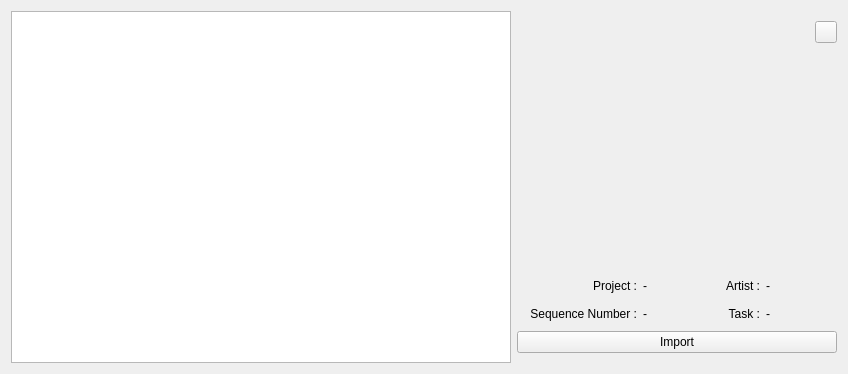
<?xml version="1.0" encoding="UTF-8"?>
<ui version="4.0">
 <class>Form</class>
 <widget class="QWidget" name="Form">
  <property name="geometry">
   <rect>
    <x>0</x>
    <y>0</y>
    <width>848</width>
    <height>374</height>
   </rect>
  </property>
  <property name="minimumSize">
   <size>
    <width>364</width>
    <height>0</height>
   </size>
  </property>
  <property name="maximumSize">
   <size>
    <width>16777215</width>
    <height>6000</height>
   </size>
  </property>
  <property name="mouseTracking">
   <bool>false</bool>
  </property>
  <property name="windowTitle">
   <string>Form</string>
  </property>
  <layout class="QHBoxLayout" name="horizontalLayout">
   <item>
    <layout class="QGridLayout" name="gridLayout">
     <item row="2" column="1">
      <layout class="QVBoxLayout" name="verticalLayout_2">
       <item>
        <spacer name="verticalSpacer_3">
         <property name="orientation">
          <enum>Qt::Vertical</enum>
         </property>
         <property name="sizeType">
          <enum>QSizePolicy::Maximum</enum>
         </property>
         <property name="sizeHint" stdset="0">
          <size>
           <width>20</width>
           <height>10</height>
          </size>
         </property>
        </spacer>
       </item>
       <item alignment="Qt::AlignRight">
        <widget class="QPushButton" name="pushButton_refresh">
         <property name="maximumSize">
          <size>
           <width>22</width>
           <height>22</height>
          </size>
         </property>
         <property name="text">
          <string/>
         </property>
        </widget>
       </item>
       <item>
        <spacer name="verticalSpacer">
         <property name="orientation">
          <enum>Qt::Vertical</enum>
         </property>
         <property name="sizeHint" stdset="0">
          <size>
           <width>20</width>
           <height>40</height>
          </size>
         </property>
        </spacer>
       </item>
       <item>
        <layout class="QGridLayout" name="gridLayout_3">
         <item row="1" column="2">
          <widget class="QLabel" name="label_5">
           <property name="minimumSize">
            <size>
             <width>40</width>
             <height>22</height>
            </size>
           </property>
           <property name="maximumSize">
            <size>
             <width>40</width>
             <height>22</height>
            </size>
           </property>
           <property name="text">
            <string>Task :</string>
           </property>
           <property name="alignment">
            <set>Qt::AlignRight|Qt::AlignTrailing|Qt::AlignVCenter</set>
           </property>
          </widget>
         </item>
         <item row="0" column="0">
          <widget class="QLabel" name="label_1">
           <property name="minimumSize">
            <size>
             <width>120</width>
             <height>22</height>
            </size>
           </property>
           <property name="maximumSize">
            <size>
             <width>120</width>
             <height>22</height>
            </size>
           </property>
           <property name="text">
            <string>Project :</string>
           </property>
           <property name="alignment">
            <set>Qt::AlignRight|Qt::AlignTrailing|Qt::AlignVCenter</set>
           </property>
          </widget>
         </item>
         <item row="1" column="3">
          <widget class="QLabel" name="label_task">
           <property name="minimumSize">
            <size>
             <width>0</width>
             <height>22</height>
            </size>
           </property>
           <property name="maximumSize">
            <size>
             <width>16777215</width>
             <height>22</height>
            </size>
           </property>
           <property name="text">
            <string>-</string>
           </property>
          </widget>
         </item>
         <item row="1" column="1">
          <widget class="QLabel" name="label_sqnum">
           <property name="minimumSize">
            <size>
             <width>0</width>
             <height>22</height>
            </size>
           </property>
           <property name="maximumSize">
            <size>
             <width>16777215</width>
             <height>22</height>
            </size>
           </property>
           <property name="text">
            <string>-</string>
           </property>
          </widget>
         </item>
         <item row="1" column="0">
          <widget class="QLabel" name="label_3">
           <property name="minimumSize">
            <size>
             <width>120</width>
             <height>22</height>
            </size>
           </property>
           <property name="maximumSize">
            <size>
             <width>120</width>
             <height>22</height>
            </size>
           </property>
           <property name="text">
            <string>Sequence Number :</string>
           </property>
           <property name="alignment">
            <set>Qt::AlignRight|Qt::AlignTrailing|Qt::AlignVCenter</set>
           </property>
          </widget>
         </item>
         <item row="0" column="3">
          <widget class="QLabel" name="label_artist">
           <property name="minimumSize">
            <size>
             <width>0</width>
             <height>22</height>
            </size>
           </property>
           <property name="maximumSize">
            <size>
             <width>16777215</width>
             <height>22</height>
            </size>
           </property>
           <property name="text">
            <string>-</string>
           </property>
          </widget>
         </item>
         <item row="0" column="2">
          <widget class="QLabel" name="label_4">
           <property name="minimumSize">
            <size>
             <width>40</width>
             <height>22</height>
            </size>
           </property>
           <property name="maximumSize">
            <size>
             <width>40</width>
             <height>22</height>
            </size>
           </property>
           <property name="text">
            <string>Artist :</string>
           </property>
           <property name="alignment">
            <set>Qt::AlignRight|Qt::AlignTrailing|Qt::AlignVCenter</set>
           </property>
          </widget>
         </item>
         <item row="0" column="1">
          <widget class="QLabel" name="label_project">
           <property name="minimumSize">
            <size>
             <width>0</width>
             <height>22</height>
            </size>
           </property>
           <property name="maximumSize">
            <size>
             <width>16777215</width>
             <height>22</height>
            </size>
           </property>
           <property name="text">
            <string>-</string>
           </property>
          </widget>
         </item>
        </layout>
       </item>
       <item>
        <widget class="QPushButton" name="pushButton_import">
         <property name="minimumSize">
          <size>
           <width>320</width>
           <height>0</height>
          </size>
         </property>
         <property name="maximumSize">
          <size>
           <width>320</width>
           <height>100</height>
          </size>
         </property>
         <property name="text">
          <string>Import</string>
         </property>
        </widget>
       </item>
       <item>
        <spacer name="verticalSpacer_2">
         <property name="orientation">
          <enum>Qt::Vertical</enum>
         </property>
         <property name="sizeType">
          <enum>QSizePolicy::Maximum</enum>
         </property>
         <property name="sizeHint" stdset="0">
          <size>
           <width>20</width>
           <height>10</height>
          </size>
         </property>
        </spacer>
       </item>
      </layout>
     </item>
     <item row="2" column="0">
      <widget class="QTableWidget" name="tableWidget">
       <property name="minimumSize">
        <size>
         <width>500</width>
         <height>0</height>
        </size>
       </property>
       <property name="maximumSize">
        <size>
         <width>500</width>
         <height>16777215</height>
        </size>
       </property>
       <property name="columnCount">
        <number>1</number>
       </property>
       <attribute name="horizontalHeaderVisible">
        <bool>false</bool>
       </attribute>
       <attribute name="horizontalHeaderStretchLastSection">
        <bool>true</bool>
       </attribute>
       <attribute name="verticalHeaderVisible">
        <bool>false</bool>
       </attribute>
       <column/>
      </widget>
     </item>
    </layout>
   </item>
  </layout>
 </widget>
 <resources/>
 <connections/>
</ui>
